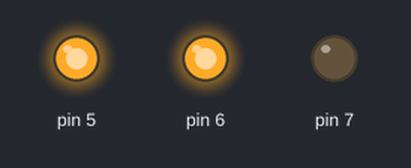
This sketch was run on a simulated Arduino Uno, built with avr-gcc and run on an emulated ATmega328P. Shown: output pins drawn as LEDs (lit = HIGH).

Above: at 0.5 s.
At 1.5 s:
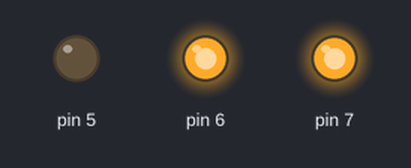
At 5.5 s:
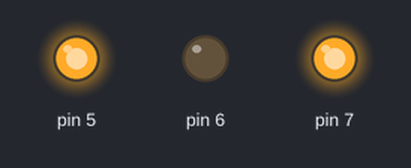
Timing chart, 0 to 6.9 s (numbered marks = the images above):
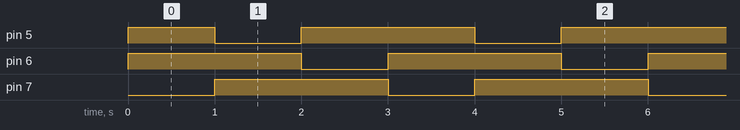

Measured:
- by itself, pin 5: repeats every 3.0 s: LOW 1.0 s, HIGH 2.0 s
- by itself, pin 6, pin 7: alternates HIGH for 2.0 s and LOW for 1.0 s
- by itself, everything shown: repeats every 3.0 s, in 4 steps

The sketch:

L02_20220726choi_1.ino
```cpp
void setup()
{
  pinMode(5, OUTPUT);
  pinMode(6, OUTPUT);
  pinMode(7, OUTPUT);
}

void loop()
{
  digitalWrite(5, HIGH);
  digitalWrite(6, HIGH);
  delay(1000);
  digitalWrite(5, LOW);
  digitalWrite(6, LOW);

  digitalWrite(6, HIGH);
  digitalWrite(7, HIGH);
  delay(1000);
  digitalWrite(6, LOW);
  digitalWrite(7, LOW);

  digitalWrite(7, HIGH);
  digitalWrite(5, HIGH);
  delay(1000);
  digitalWrite(7, LOW);
  digitalWrite(5, LOW);
}
```
